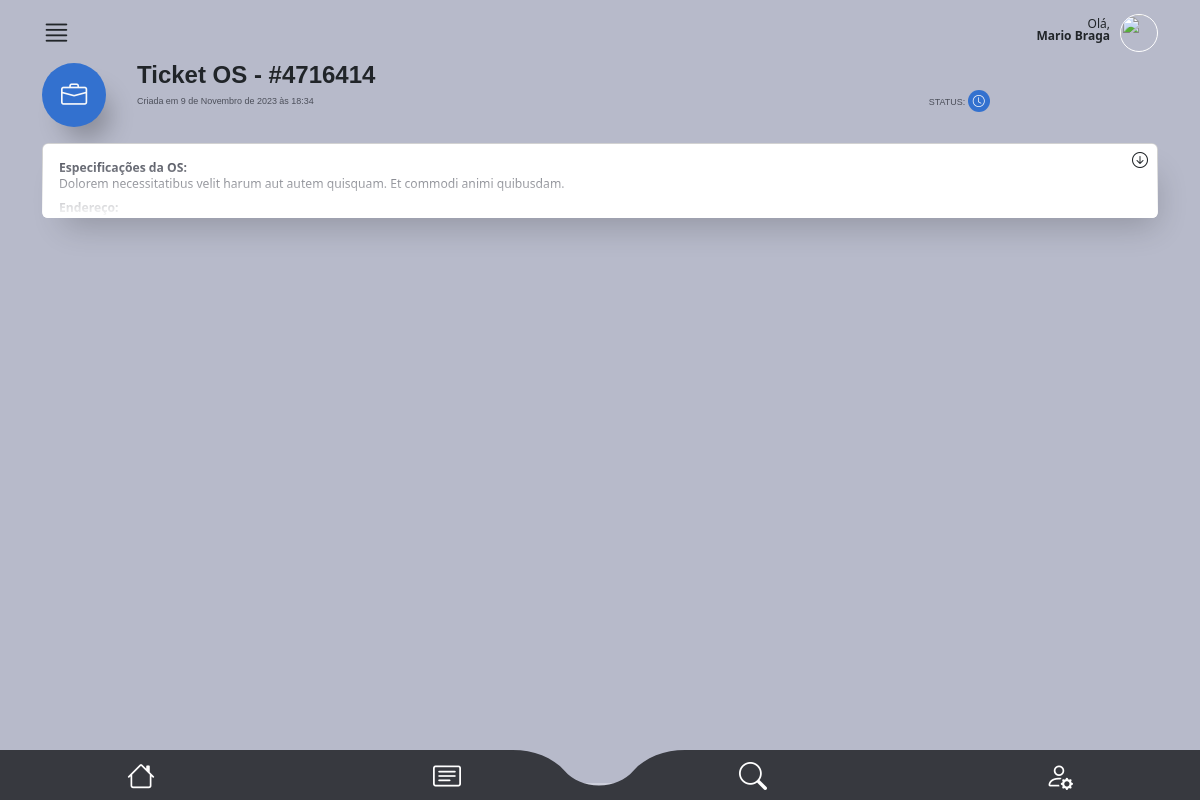
/main/os_detail2/6 (signed in), run on an earlier commit of the app's database.
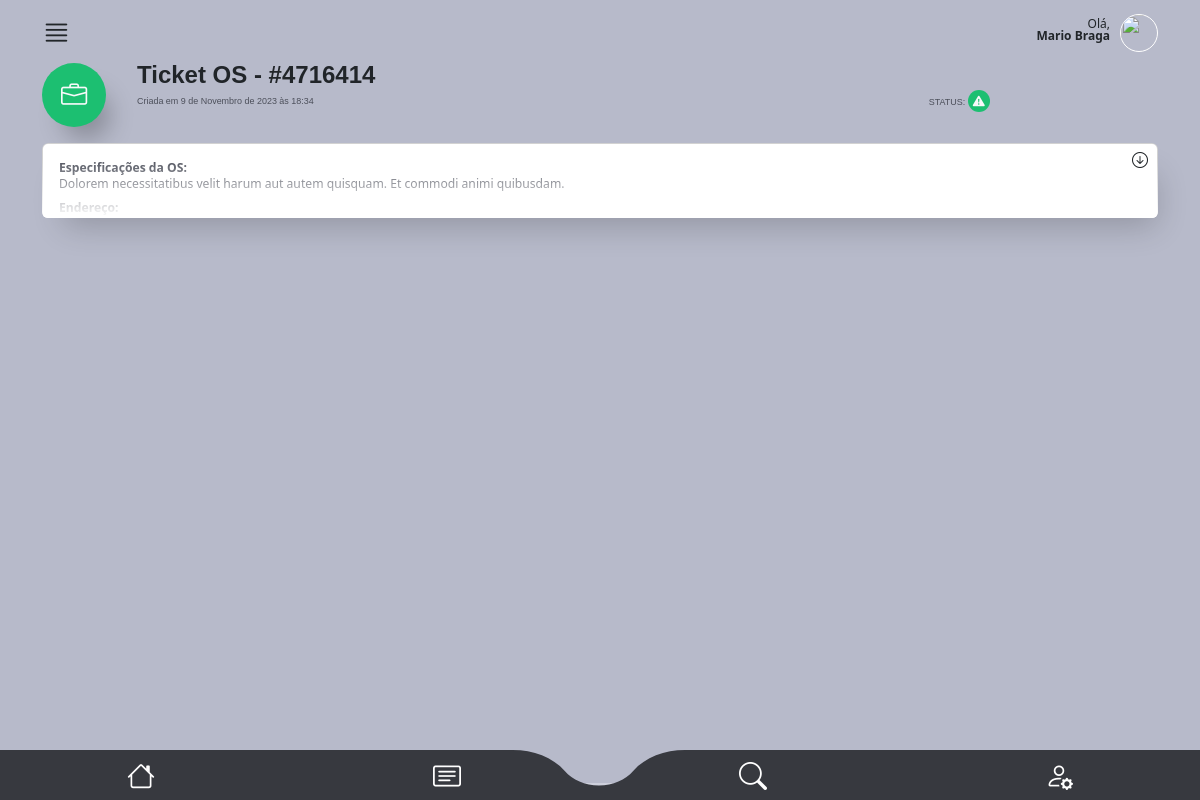
And on a later commit of the database.
### main/views.py (the view)
# urls.py: path("os_detail2/<int:ordem_id>", views.os_detail2, name="os_detail2"),
@user_passes_test(is_tecnico)
def os_detail2(request, ordem_id):
    try:
        user = request.user
        ordem = get_object_or_404(
            OrdemDeServico,
            id=ordem_id,
            tecnico=user,
            status__in=["Atenção", "Urgente", "Aguardando", "Concluído"],
        )
        return render(
            request,
            "os_detail2.html",
            {
                "ordem": ordem,
                "user": user,
            },
        )
    except Exception as e:
        return render(request, "error.html", {"error_message": str(e)})

### authentication/models.py (called while the page is built)
    def __str__(self):
        return f"{self.rua}, {self.numero}, {self.complemento}, {self.bairro}, {self.cidade}, {self.estado}, CEP: {self.cep}"

### main/helpers.py (called while the page is built)
def is_tecnico(user):
    return user.groups.filter(name="Técnico").exists()

### main/templates/os_detail2.html (shortened to what this page needs)
{% extends "base2.html" %}
{% block rest %}
      <section id="detalhes_oc_scr">
        <div class="container">
            <div id="oc_detalhes">
              <div class="oc_titulo mb-1 mb-md-3">
                <div class="row">
                  <div class="col-3 col-md-1">
                    <div class="{% if ordem.status == 'Aguardando' %}icon bg01{% elif ordem.status == 'Atenção' %}icon bg06{% elif ordem.status == 'Urgente' %}icon bg05{% else %}icon bg02{% endif %}">
                        <i class="bi bi-briefcase text-light"></i>
                      </div>
                  </div>
                  <div class="col-9 col-md-10">
                    <h4 class="font-bold">
                      Ticket OS - #{{ordem.ticket}}
                    </h4>
                    <div class="row">
                      <div class="col-8 col-md-10">
                        <p class="font-medium color04">Criada em {{ordem.data_criacao}}</p>
                      </div>
                      <div class="col-4 col-md-2">
                        <p class="font-medium color04">STATUS:
                          <span class="{% if ordem.status == 'Aguardando' %}icon_sm bg01{% elif ordem.status == 'Atenção' %}icon_sm bg06{% elif ordem.status == 'Urgente' %}icon_sm bg05{% else %}icon_sm bg02{% endif %}">
                            {% if ordem.status == 'Aguardando' %}
                              <i class="bi bi-clock text-light"></i>
                            {% elif ordem.status == 'Atenção' %}
                              <i class="bi bi-flag text-light"></i>
                            {% else %}
                              <i class="bi bi-exclamation-triangle-fill text-light"></i>
                            {% endif %}
                          </span>
                        </p>
                      </div>
                    </div>
                  </div>
                </div>
              </div>
              <div class="oc_espec box-shadow">
                <span class="icon"><i class="bi bi-arrow-down-circle"></i></span>
                <div class="collapse" id="oc_espec">
                  <div class="card card-body color04">
                    <div class="row">
                      <div class="col-12">
                        <p><strong>Especificações da OS:</strong></p>
                        <p>{{ordem.descricao}} </p>
                      </div>
                      <div class="col-12 mt-2">
                        <p><strong>Endereço:</strong></p>
                        <p id="endereco">{{ordem.cliente.endereco}}</p>
                      </div>
                  </div>
                </div>
            </div>
            </div>
        </div>
      </section>
{% endblock %}

What changed in the data, as far as the page shows it:
changed OrdemDeServico: status "Aguardando" → "Concluído" (drawn)
